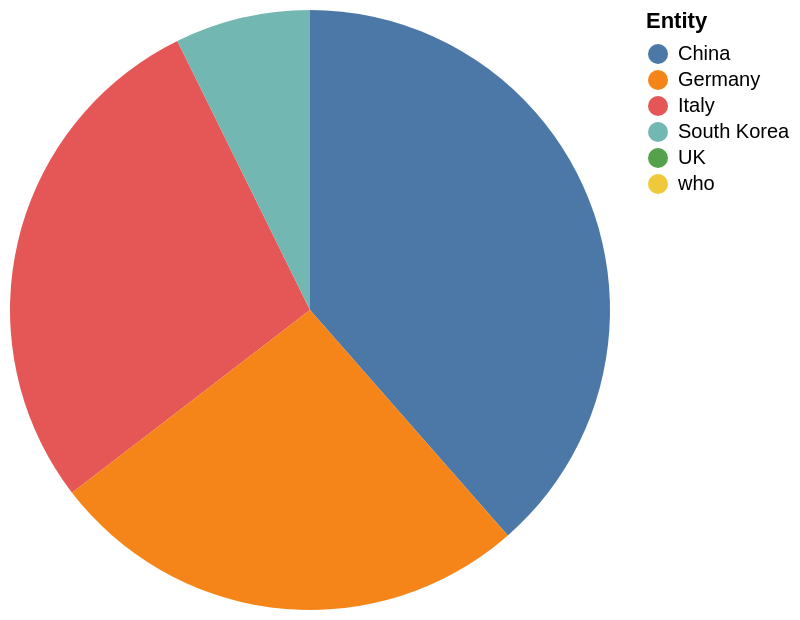

Here is the Vega-Lite specification saved for this chart:
### Vega-Lite specification from a JSON file in a GitHub repository (floating-point values rounded to 4 significant figures)
{"$schema": "https://vega.github.io/schema/vega-lite/v5.json", "description": "Pie chart auto-generated from CSV", "data": {"values": [{"Entity": "China", "Poor": "37.0", "Only fair": "26.0", "Good": "26.0", "Excellent": "0"}, {"Entity": "Italy", "Poor": "27.0", "Only fair": "36.0", "Good": "28.0", "Excellent": "0"}, {"Entity": "who", "Poor": "24.0", "Only fair": "nan", "Good": "nan", "Excellent": "0"}, {"Entity": "U.S.", "Poor": "nan", "Only fair": "nan", "Good": "nan", "Excellent": "10"}, {"Entity": "UK", "Poor": "38.0", "Only fair": "nan", "Good": "0.0", "Excellent": "0"}, {"Entity": "Germany", "Poor": "25.0", "Only fair": "51.0", "Good": "15.0", "Excellent": "0"}, {"Entity": "South Korea", "Poor": "7.0", "Only fair": "22.0", "Good": "41.0", "Excellent": "25"}]}, "mark": "arc", "encoding": {"theta": {"field": "Poor", "type": "quantitative"}, "color": {"field": "Entity", "type": "nominal"}}}
